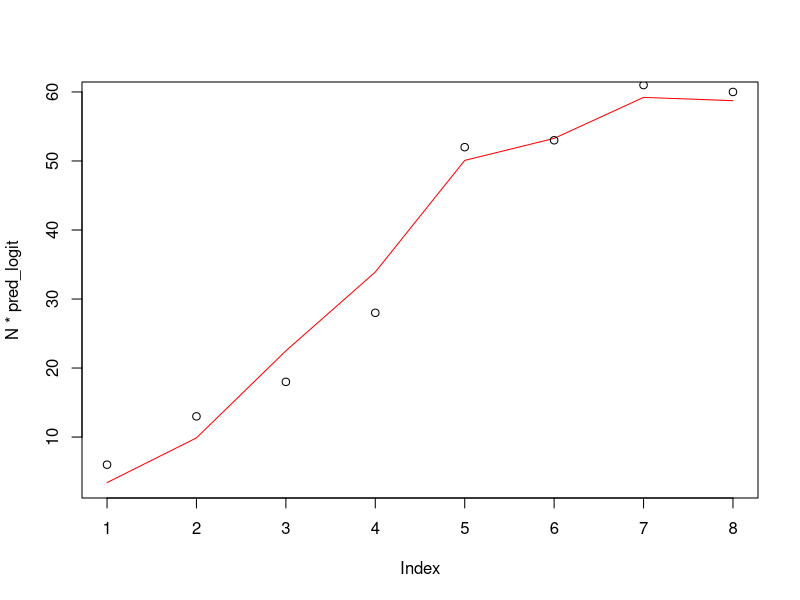
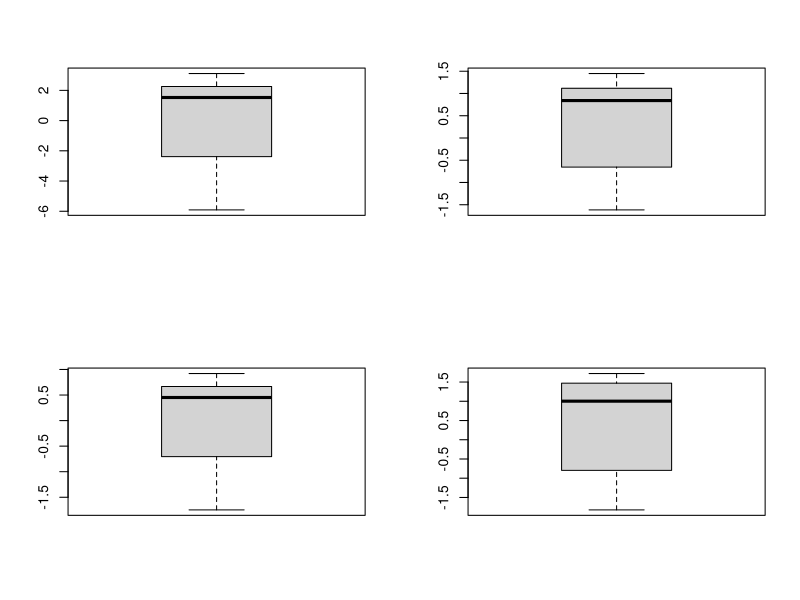
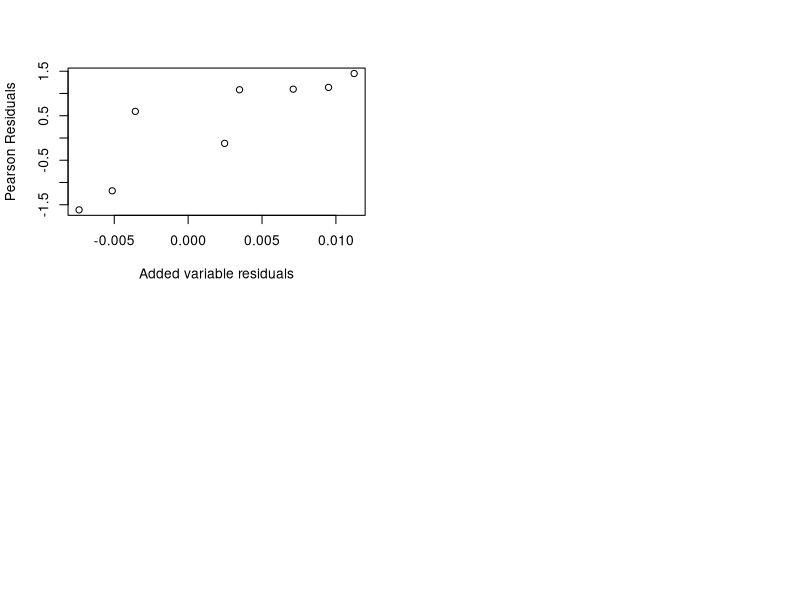

The R script that drew these images, in order:
logdose<-c(1.690,1.7242,1.7552,1.7842,1.8113,1.8369,1.8610,1.8839)
N<-c(59,60,62,56,63,59,62,60)
killed<-c(6,13,18,28,52,53,61,60)
n<-c(6,13,18,28,52,53,61,60)
beetle <-as.data.frame(cbind(logdose,N,killed))
md1<-glm(cbind(killed,N-killed)~logdose,data=beetle,family=binomial)

summary(md1)
# 1.Based on the discussion in Slides 7 -10 of Lecture 7 Logistic Regression I,
# construct your own R codes to carry out the Newton Raphson methods to obtain
# the MLE of the regression coefficients and the corresponding standard errors
# in model 1.
X <- as.matrix(cbind(rep(1,8),logdose),crow=2)

Newtons<-function (beta0,beta1,ep=1e-5, it_max=100)
{
  index<-0; k<-1
  beta <- as.vector(c(beta0,beta1))
  while (k<=it_max)
  {
    beta_new <- beta
# compute vector p of probabilities for logistic regression with logit link
    p <- 1 / (1 + exp( -X %*% beta ))
# variance matrix
    W <- diag(as.vector(N * p * (1-p)))
#  N * p is mean
    miu = N*p
# NR method  
    beta <- beta + solve(t(X) %*% W %*% X) %*% t(X) %*% (n-miu);
#    
    norm <- sqrt(t(beta-beta_new) %*% (beta-beta_new))
    if (norm < ep)
    {
      index<-1; break
    }
    k<-k+1
  }
  c(beta = beta, True = index, it = k)
}
# Initial value both equal zero
Newtons(0,0)
# Standard Error
NT <-Newtons(0,0)
md <-summary(md1)$coefficients
ebeta1 = (NT[1]-md[1])/sqrt(md[1,2])
ebeta2 = (NT[2]-md[2])/sqrt(md[2,2])
# 2.Based on the given R output, comments on model fitting of Model 1. 
#====================================================================
pred_logit <- predict(md1, beetle, type = "response")
# show the logit fit to the data in a Figure
plot(N*pred_logit,type = "l",col = "red")
points(killed)

# 3.Obtain raw residuals, Pearson residuals, 
# Pearson standardized residuals (adjusted residuals), 
# and deviance standardized residuals. Check if there is any outlier. 
#====================================================================
# raw residuals,
r_res <- beetle$killed-beetle$N*md1$fitted

# Pearson residuals, 
P_res<-(beetle$killed-beetle$N*md1$fitted)/sqrt(beetle$N*md1$fitted*( 1 - md1$fitted))

# Pearson standardized residuals (adjusted residuals)
a_res <- (r_res)/sqrt(var(r_res))

# deviance standardized residuals. 
h <- influence(md1)$hat
d_res <- residuals(md1)/sqrt(1-h)
# Check if there is any outlier. 
par(mfrow = c(2, 2))
boxplot(r_res)
boxplot(P_res)
boxplot(a_res)
boxplot(d_res)

# 4. Construct the added variable plot to check if 
# the quadratic term of logdose is needed. 
# (Note: check if some standardization in the covariates is needed.) 
#====================================================================
logdose2<-(beetle$logdose)^2
W<-diag(beetle$N * md1$fitted * ( 1 - md1$fitted))
X<-cbind(1, beetle$logdose)
H<-sqrt(W) %*% X %*% solve(t(X) %*% W %*% X) %*% t(X) %*% sqrt(W)
eU<-(diag(1,nrow=nrow(beetle))-H)%*%sqrt(W)%*%logdose2
plot(eU, P_res, xlab="Added variable residuals",ylab="Pearson Residuals")
# 5.Use this goodness of link test to test 
# if a logistic link model (Model 1 with only logdose) is adequate. 
#====================================================================


# 6.Clearly specify the likelihood function, 
# the log-likelihood function, the score functions, and the W matrix.
# Model 2: log[-log(1 - pi_i)] = alpha + beta*logdose_i, i = 1...8
#====================================================================


# 7.Show how the AIC values are calculated for the logit link, 
# the probit link and the complementary log-log link. 
#====================================================================
# AIC value for logit link
logaic = 2*2-2*logLik(md1)
# AIC vale for probit link
md2<-md1<-glm(cbind(killed,N-killed)~logdose,data=beetle,family=binomial(link = "probit"))
proaic = 2*2-2*logLik(md2)
# AIC vale for probit link
md3<-md1<-glm(cbind(killed,N-killed)~logdose,data=beetle,family=binomial(link = "cloglog"))
clogaic = 2*2-2*logLik(md3)
